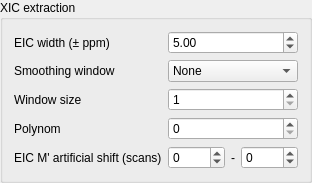
                              <widget class="QGroupBox" name="groupBox_7">
                               <property name="title">
                                <string>XIC extraction</string>
                               </property>
                               <layout class="QGridLayout" name="gridLayout_36">
                                <item row="0" column="0">
                                 <widget class="QLabel" name="label_19">
                                  <property name="toolTip">
                                   <string>Identified M/Z Peaks are binned together using hierachical Clustering. This Parameter defines how far apart these M/Z Peaks may be</string>
                                  </property>
                                  <property name="text">
                                   <string>EIC width (± ppm)</string>
                                  </property>
                                 </widget>
                                </item>
                                <item row="1" column="1">
                                 <widget class="QComboBox" name="eicSmoothingWindow">
                                  <property name="sizePolicy">
                                   <sizepolicy hsizetype="Minimum" vsizetype="Minimum">
                                    <horstretch>0</horstretch>
                                    <verstretch>0</verstretch>
                                   </sizepolicy>
                                  </property>
                                  <property name="minimumSize">
                                   <size>
                                    <width>130</width>
                                    <height>0</height>
                                   </size>
                                  </property>
                                  <item>
                                   <property name="text">
                                    <string>None</string>
                                   </property>
                                  </item>
                                  <item>
                                   <property name="text">
                                    <string>Triangle</string>
                                   </property>
                                  </item>
                                  <item>
                                   <property name="text">
                                    <string>Flat</string>
                                   </property>
                                  </item>
                                  <item>
                                   <property name="text">
                                    <string>Gaussian</string>
                                   </property>
                                  </item>
                                  <item>
                                   <property name="text">
                                    <string>Hanning</string>
                                   </property>
                                  </item>
                                  <item>
                                   <property name="text">
                                    <string>SavitzkyGolay</string>
                                   </property>
                                  </item>
                                 </widget>
                                </item>
                                <item row="0" column="1">
                                 <widget class="QDoubleSpinBox" name="wavelet_EICppm">
                                  <property name="value">
                                   <double>5.000000000000000</double>
                                  </property>
                                 </widget>
                                </item>
                                <item row="1" column="0">
                                 <widget class="QLabel" name="label_30">
                                  <property name="text">
                                   <string>Smoothing window</string>
                                  </property>
                                 </widget>
                                </item>
                                <item row="2" column="0">
                                 <widget class="QLabel" name="smoothingWindowSizeLabel">
                                  <property name="text">
                                   <string>Window size</string>
                                  </property>
                                 </widget>
                                </item>
                                <item row="2" column="1">
                                 <widget class="QSpinBox" name="eicSmoothingWindowSize">
                                  <property name="minimum">
                                   <number>1</number>
                                  </property>
                                  <property name="maximum">
                                   <number>99</number>
                                  </property>
                                 </widget>
                                </item>
                                <item row="3" column="0">
                                 <widget class="QLabel" name="smoothingWindowPolynomLabel">
                                  <property name="text">
                                   <string>Polynom</string>
                                  </property>
                                 </widget>
                                </item>
                                <item row="3" column="1">
                                 <widget class="QSpinBox" name="smoothingPolynom_spinner"/>
                                </item>
                                <item row="4" column="0">
                                 <widget class="QLabel" name="label_13">
                                  <property name="text">
                                   <string>EIC M' artificial shift (scans)</string>
                                  </property>
                                 </widget>
                                </item>
                                <item row="4" column="1">
                                 <layout class="QHBoxLayout" name="horizontalLayout_2">
                                  <item>
                                   <widget class="QSpinBox" name="spinBox_artificialMPshift_start">
                                    <property name="minimum">
                                     <number>-100</number>
                                    </property>
                                    <property name="maximum">
                                     <number>100</number>
                                    </property>
                                   </widget>
                                  </item>
                                  <item>
                                   <widget class="QLabel" name="label_14">
                                    <property name="sizePolicy">
                                     <sizepolicy hsizetype="Maximum" vsizetype="Preferred">
                                      <horstretch>0</horstretch>
                                      <verstretch>0</verstretch>
                                     </sizepolicy>
                                    </property>
                                    <property name="text">
                                     <string>-</string>
                                    </property>
                                   </widget>
                                  </item>
                                  <item>
                                   <widget class="QSpinBox" name="spinBox_artificialMPshift_stop">
                                    <property name="minimum">
                                     <number>-100</number>
                                    </property>
                                    <property name="maximum">
                                     <number>100</number>
                                    </property>
                                   </widget>
                                  </item>
                                 </layout>
                                </item>
                               </layout>
                              </widget>
